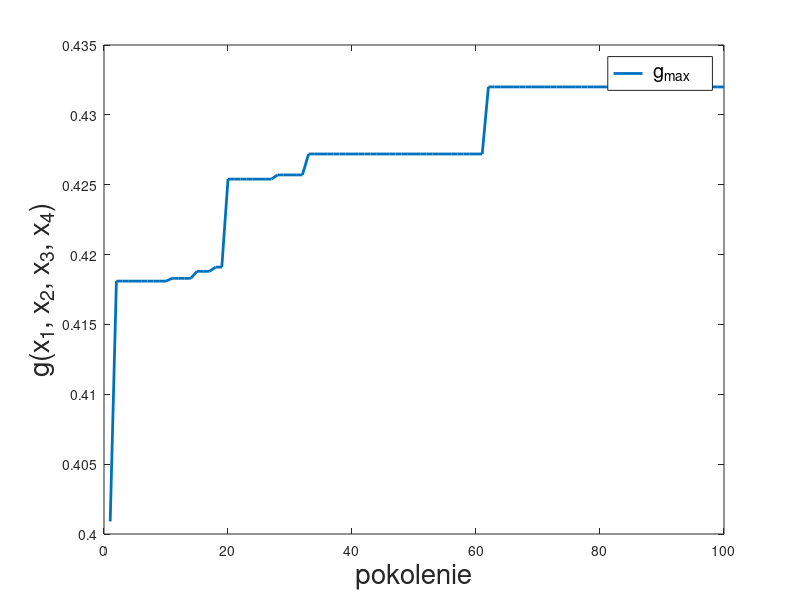
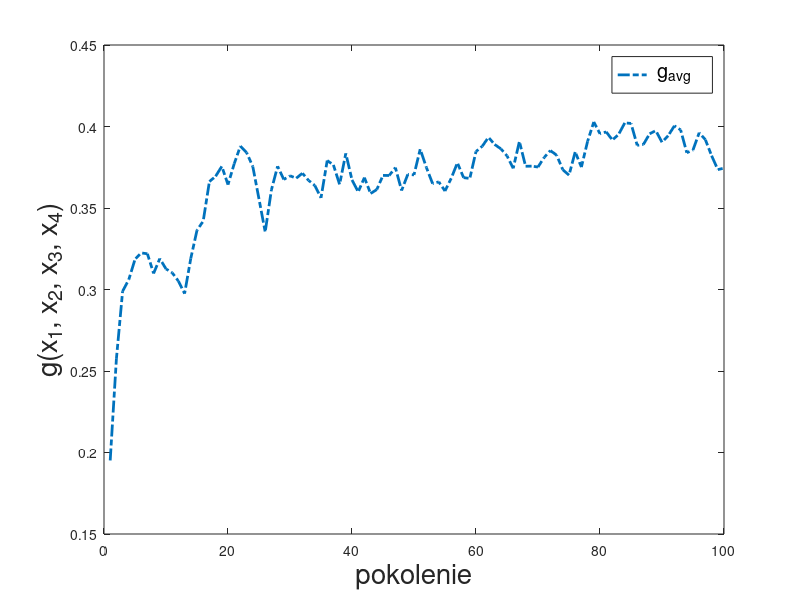

Here is the MATLAB script that generated these plots, in order:
clear

a = csvread('trudata.csv');
a(1,:) = [];
vals = a(:,3);
v = reshape(vals,100,max(a(:,1)));

maxes = max(v);
means = mean(v);

plot(maxes,'linewidth',2)
legend('\fontsize{20} g_{max}')
xlabel('pokolenie',"fontsize", 20)
ylabel('g(x_1, x_2, x_3, x_4)',"fontsize", 20)
figure(2)
plot(means,'-.','linewidth',2)
legend('\fontsize{20} g_{avg}')
xlabel('pokolenie',"fontsize", 20)
ylabel('g(x_1, x_2, x_3, x_4)',"fontsize", 20)

csvwrite('maxmean.csv',[maxes', means'])